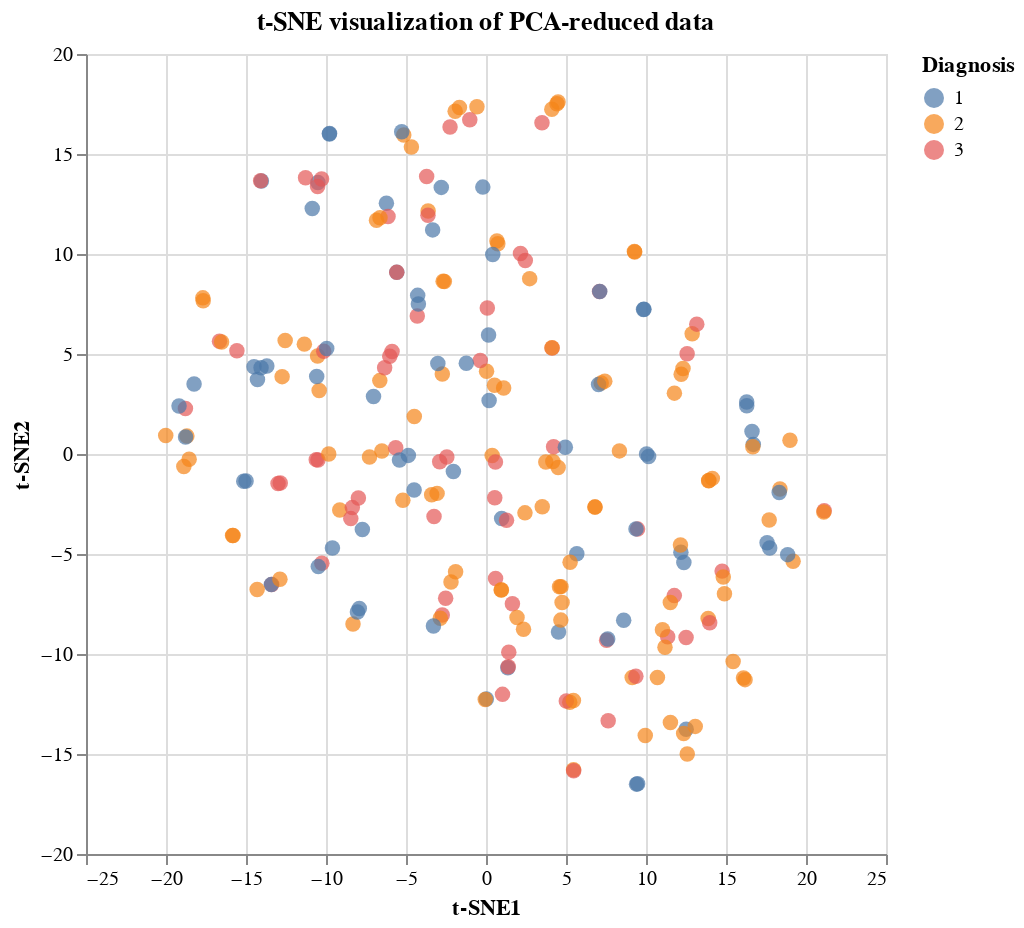

Write notebook code for a chart like this one.
### Markdown cell above
##PCA and 3-way Classifier (LinearAlexNet)

### Code cell
# @title PCA + T-SNE


# Apply PCA
pca = PCA(n_components=0.99)  # Preserve 99% of variance
pca_result = pca.fit_transform(numeric_df)
pca_df = pd.DataFrame(data=pca_result)


# Apply t-SNE
tsne = TSNE(n_components=2, verbose=1, perplexity=5, n_iter=300)
#tsne_results = tsne.fit_transform(pca_result)
tsne_results = tsne.fit_transform(numeric_df)

# Combine t-SNE results with the original df
tsne_df = pd.DataFrame(data=tsne_results, columns=["t-SNE1", "t-SNE2"])
result_df = pd.concat([ADNI_data['Diagnosis'], tsne_df], axis=1).reset_index(drop=True)

scatter_plot = alt.Chart(result_df).mark_circle(size=60).encode(
    x='t-SNE1',
    y='t-SNE2',
    color='Diagnosis:N'
).properties(
    width=400,
    height=400,
    title='t-SNE visualization of PCA-reduced data'
)

scatter_plot

### Figure 1 — Vega-Lite specification as saved in the notebook (floating-point values rounded to 4 significant figures; data arrays with more than 128 entries replaced by an {"elided": "..."} marker saying what was removed)
{"config": {"view": {"continuousWidth": 400, "continuousHeight": 300}}, "data": {"name": "data-4c6b1a2358597abea92fe948c10cc303"}, "mark": {"type": "circle", "size": 60}, "encoding": {"color": {"field": "Diagnosis", "type": "nominal"}, "x": {"field": "t-SNE1", "type": "quantitative"}, "y": {"field": "t-SNE2", "type": "quantitative"}}, "height": 400, "title": "t-SNE visualization of PCA-reduced data", "width": 400, "$schema": "https://vega.github.io/schema/vega-lite/v4.17.0.json", "datasets": {"data-4c6b1a2358597abea92fe948c10cc303": {"elided": "522 records"}}}
